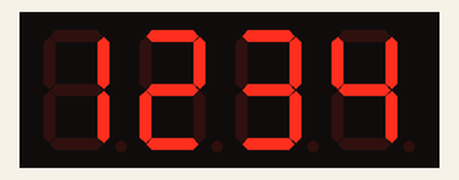
The program below on a simulated ESP32 board running MicroPython. Shown: 4-digit seven-segment display.

Above: at 0.1 s.
At 3.9 s:
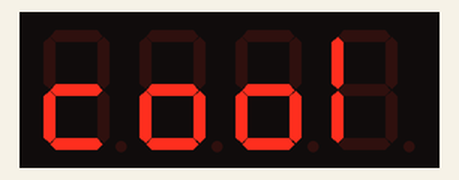
At 12.8 s:
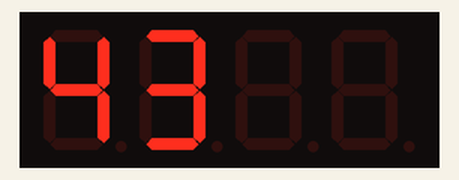
At 21.65 s:
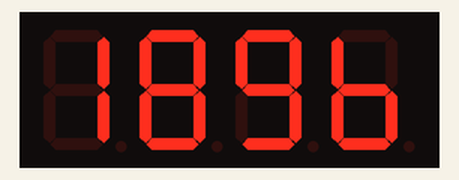
At 30.69 s:
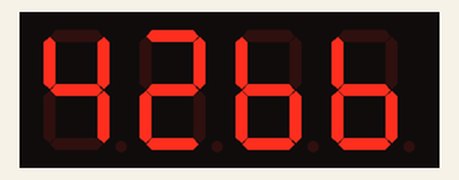
At 39.74 s:
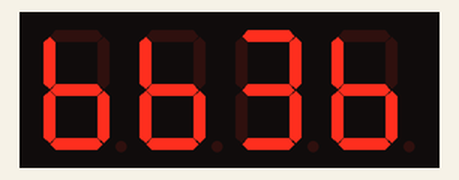

The program:

ESP32_HT16K334x7_test.py
```python
# (licence header left out)
from ESP32_HT16K334x7 import HT16K334x7
import machine
import utime

def main() :
  # HT16K334x7 at address 0x70 on I2C bus with SCL on pin 4 and SDA on in 0
  sda = machine.Pin(0)
  scl = machine.Pin(4)
  disp = HT16K334x7(scl, sda, addr = 0x70)
  disp.on()

  disp.displayNumber(1234)
  utime.sleep_ms(1000)

  disp.displayString('cool')

  disp.set_brightness(15)
  for level in range(15,-1,-1):
    disp.set_brightness(level)
    utime.sleep_ms(200)

  for level in range(15):
    disp.set_brightness(level)
    utime.sleep_ms(200)
  disp.clear()

  snake = (
    0b00000001,
    0b10000010,
    0b01000000,
    0b10010000,
    0b00001000,
    0b10000100,
    0b01000000,
    0b10100000
  )
  sl = len(snake)
  for i in range(100):
    for d in range(4):
      disp.display(d, snake[(i + d) % sl])
    utime.sleep_ms(50)
  disp.clear()

  disp.displayDigit(0,4)
  utime.sleep_ms(500)
  disp.displayDigit(1,3)
  utime.sleep_ms(500)
  disp.displayDigit(2,2)
  utime.sleep_ms(500)
  disp.displayDigit(3,1)
  utime.sleep_ms(500)

  for i in range(10000):
    disp.displayNumber(i)
    utime.sleep_ms(3)

  disp.setDots(True)

  for i in range(4):
    disp.display(i, 0xFF)

  disp.blink(HT16K334x7.blink2Hz)
  utime.sleep_ms(2000)

  disp.displayString('mPython = cool StuFF')

  disp.blink(HT16K334x7.blinkOff)

main()
```

ESP32_HT16K334x7.py
```python
# (licence header left out)
import machine
import utime

class HT16K334x7:
	"""
	Driver for AdaFruit 4-digit 7-segment display with HT16K33 backpack.
	frederic.softdev@gmail.com
	© Frédéric Boulanger <frederic.softdev@gmail.com>
	2015-08-27
	"""

	# Address of the HT16K33 registers used for display
	register = {
	  'dispAddr' : 0x00,	# for writing to the internal RAM
	  'sysSetup' : 0x20,	# for system setup
	  'dispSetup': 0x80,	# for display setup
	  'dimming'	 : 0xE0		# for dimming the display
	}

	# Address of the digits in the internal RAM, from leftmost (0) to rightmost (3)
	digAddr = (0x0, 0x2, 0x6, 0x8)

	# Address of the o'clock dots between digits 1 and 2
	dotsAddr = 0x04

	dotsOn	= 0x02
	dotsOff = 0x00

	# Values for the system setup register
	clockOn		= 1
	clockOff	= 0

	# Values for the display setup register
	dispOn		= 1			# display on
	dispOff		= 0			# display off
	blinkOff	= 0b000		# do not blink
	blink2Hz	= 0b010		# blink at 2Hz
	blink1Hz	= 0b100		# blink at 1Hz
	blinkHalfHz = 0b110		# blink at 0.5Hz

	decimalPointOn	= 0x80	# set bit for the decimal point
	decimalPointOff = 0x00

	# format: dp g f e d c b a
	#
	#	 aa
	#  f	b
	#  f	b
	#	 gg
	#  e	c
	#  e	c
	#	 dd	  dp
	#
	digitTable = (
	  0b00111111, # 0
	  0b00000110, # 1
	  0b01011011, # 2
	  0b01001111, # 3
	  0b01100110, # 4
	  0b01101101, # 5
	  0b01111100, # 6
	  0b00000111, # 7
	  0b01111111, # 8
	  0b01101111, # 9
	)

	alphaTable = {
	  '0' : 0b00111111,
	  '1' : 0b00000110,
	  '2' : 0b01011011,
	  '3' : 0b01001111,
	  '4' : 0b01100110,
	  '5' : 0b01101101,
	  '6' : 0b01111100,
	  '7' : 0b00000111,
	  '8' : 0b01111111,
	  '9' : 0b01101111,
	  'A' : 0b01110111,
	  'b' : 0b01111100,
	  'C' : 0b00111001,
	  'c' : 0b01011000,
	  'd' : 0b01011110,
	  'E' : 0b01111001,
	  'F' : 0b01110001,
	  'G' : 0b00111100,
	  'H' : 0b01110110,
	  'h' : 0b01110100,
	  'I' : 0b00000110,
	  'i' : 0b00010000,
	  'J' : 0b00001110,
	  'j' : 0b00001100,
	  'L' : 0b00111000,
	  'l' : 0b00110000,
	  'n' : 0b01010100,
	  'O' : 0b00111111,
	  'o' : 0b01011100,
	  'P' : 0b01110011,
	  'q' : 0b01100111,
	  'r' : 0b01010000,
	  'S' : 0b01101101,
	  't' : 0b01111000,
	  'U' : 0b00111110,
	  'u' : 0b00011100,
	  'y' : 0b01101110,
	  '.' : 0b10000000,
	  '-' : 0b01000000,
	  '=' : 0b01001000,
	  '_' : 0b00001000,
	  ' ' : 0b00000000,
	  'm' : 0b01110010	# mu
	}

	hyphen = 0b01000000	 # '-'

	def __init__(self, scl, sda, addr=0x70):
		"""
		Params:
		* scl = SCL pin for the I2C bus
		* sda = SDA pin for the I2C bus
		* addr = I2C address of the display
		"""
		self.address = addr
		self.isOn = HT16K334x7.dispOff
		self.blinkMode = HT16K334x7.blinkOff
		self.offset = 0    # offset in string being displayed
		self.string = None # string being displayed
		self.length = 0    # length of string being displayed
		self.timer = None  # timer used to scroll long strings
		self.data = bytearray(2) # 2-byte buffer
		self.buf = bytearray(1)   # 1-byte buffer

		self.i2c = machine.I2C(scl = scl, sda = sda)

		self.start()

	def send(self, data):
		"""
		Send some data to the HT16K33 controller
		"""
		self.i2c.writeto(self.address, data)

	def sendbyte(self, b):
		"""
		Send a single byte to the HT16K33 controller
		"""
		self.buf[0] = b
		self.i2c.writeto(self.address, self.buf)

	def start(self):
		"""
		Start the internal oscillator
		"""
		self.sendbyte(HT16K334x7.register['sysSetup'] | HT16K334x7.clockOn)

	def stop(self):
		"""
		Stop the internal oscillator
		"""
		self.sendbyte(HT16K334x7.register['sysSetup'] | HT16K334x7.clockOff)

	def on(self):
		"""
		Switch the display on
		"""
		self.isOn = HT16K334x7.dispOn
		self.sendbyte(HT16K334x7.register['dispSetup'] | self.isOn | self.blinkMode)

	def off(self):
		"""
		Switch the display off
		"""
		self.isOn = HT16K334x7.dispOff
		self.sendbyte(HT16K334x7.register['dispSetup'] | self.isOn | self.blinkMode)

	def blink(self, blinkVal):
		"""
		Set the blinking mode of the display.
		Values for blinkVal:
		* blinkOff: do not blink
		* blink2Hz: blink at 2Hz
		* blink1Hz: blink at 1Hz
		* blinkHalfHz: blink at 0.5Hz
		Any other value will switch off blinking
		"""
		if not blinkVal in (HT16K334x7.blinkOff, HT16K334x7.blink2Hz, HT16K334x7.blink1Hz, HT16K334x7.blinkHalfHz):
			blinkVal = HT16K334x7.blinkOff
		self.blinkMode = blinkVal
		self.sendbyte(HT16K334x7.register['dispSetup'] | self.isOn | self.blinkMode)

	def set_brightness(self, level):
		"""
		Set the brightness of the display.
		The 'level' parameter should be between 0 and 15.
		Other values will be clipped to this range.
		"""
		if level < 0:
			level = 0
		if level > 15:
			level = 15
		self.sendbyte(HT16K334x7.register['dimming'] | level)

	def setDots(self, on):
		"""
		Switch the o'clock dots on or off.
		The 'on' parameter is a boolean value.
		"""
		self.data[0] = HT16K334x7.register['dispAddr'] | HT16K334x7.dotsAddr
		if on:
			self.data[1] = HT16K334x7.dotsOn
		else:
			self.data[1] = HT16K334x7.dotsOff
		self.send(self.data)

	def display(self, dig_num, raw):
		"""
		Display a pattern on digit 'dig_num'.
		The 'raw' parameter is a byte whose bits correspond to segments
		dp g f e d c b a from the most significant bit to the least significant one.
		"""
		self.data[0] = HT16K334x7.register['dispAddr'] | HT16K334x7.digAddr[dig_num]
		self.data[1] = raw
		self.send(self.data)

	def clear(self):
		"""
		Clear the display (switch off all segment)
		"""
		self.stopDisplayString()
		for dig in range(4):
			self.display(dig, 0x00)
		self.setDots(False)

	def displayDigit(self, dig_num, value):
		"""
		Display a value on digit dig_num.
		If 'value' is negative, the decimal dot will be on.
		Digits are numbered 0 to 3 from left to right
		"""
		self.stopDisplayString()
		dot = HT16K334x7.decimalPointOff
		if value < 0:
			dot = HT16K334x7.decimalPointOn
			value = -value
		if value > 9:
			self.display(dig_num, hyphen | dot)
		else:
			self.display(dig_num, HT16K334x7.digitTable[value] | dot)

	def displayNumber(self, value):
		"""
		Display a number.
		If 'value' is negative, the decimal dots will be on.
		If the absolute value of 'value' is larger than 9999, hyphens will be displayed
		"""
		self.stopDisplayString()
		sign = 1
		if value < 0:
			sign = -1
			value = -value
		if value > 9999:
			for dig in range(4):
				self.display(dig, HT16K334x7.hyphen)
		else:
			for dig in range(3, -1, -1):
				self.displayDigit(dig, sign * (value % 10))
				value = value // 10

	def rawDisplayAlpha(self, dig_num, char, dot=False):
		"""
		Display a character on digit 'dig_num'.
		The patterns of segments for the characters are in a table.
		If the character 'char' is not in the table, nothing will be displayed.
		If 'dot' is True, the decimal point will be switched on.
		"""
		if not char in HT16K334x7.alphaTable:
			self.display(dig_num, 0x00)
		else:
			dp = HT16K334x7.decimalPointOff
			if dot:
				dp = HT16K334x7.decimalPointOn
			self.display(dig_num, HT16K334x7.alphaTable[char] | dp)

	def displayAlpha(self, dig_num, char, dot=False):
		"""
		Display a character on digit 'dig_num' using rawDisplayAlpha.
		Stop displaying a long string.
		"""
		self.stopDisplayString()
		self.rawDisplayAlpha(dig_num, char, dot)

	def dispStringInterruptHandler(self, timer):
		"""
		Timer interrupt handler for scrolling long strings on the display
		"""
		self.offset = (self.offset + 1) % self.length
		for dig in range(4):
			self.rawDisplayAlpha(dig, self.string[(dig + self.offset) % self.length])

	def displayString(self, string, delay=300, timer=None):
		"""
		Clear the display and display a string of characters, using displayAlpha.
		If the string has less than 4 characters, it will be displayed flushed left.
		If the string has more than 4 characters, it will scroll toward the left with
		a delay of 'delay' milliseconds between each character.
		"""
		self.stopDisplayString()
		n = len(string)
		self.clear()
		if n > 4:
			self.string = string + '    '
			self.length = n + 3
			self.offset = 0
			if timer == None :
				timer = machine.Timer(-1)
			self.timer = timer
			timer.init(
			  period=delay,
			  mode = machine.Timer.PERIODIC,
			  callback = self.dispStringInterruptHandler
			)
		for dig in range(min(n, 4)):
			self.rawDisplayAlpha(dig, string[dig])

	def stopDisplayString(self):
		if self.timer != None :
			self.timer.deinit()
			self.string = None
			self.length = 0
```

Measured:
- what the display in image 2 shows lasts 0.5 s, from 12.8 s to 13.3 s
